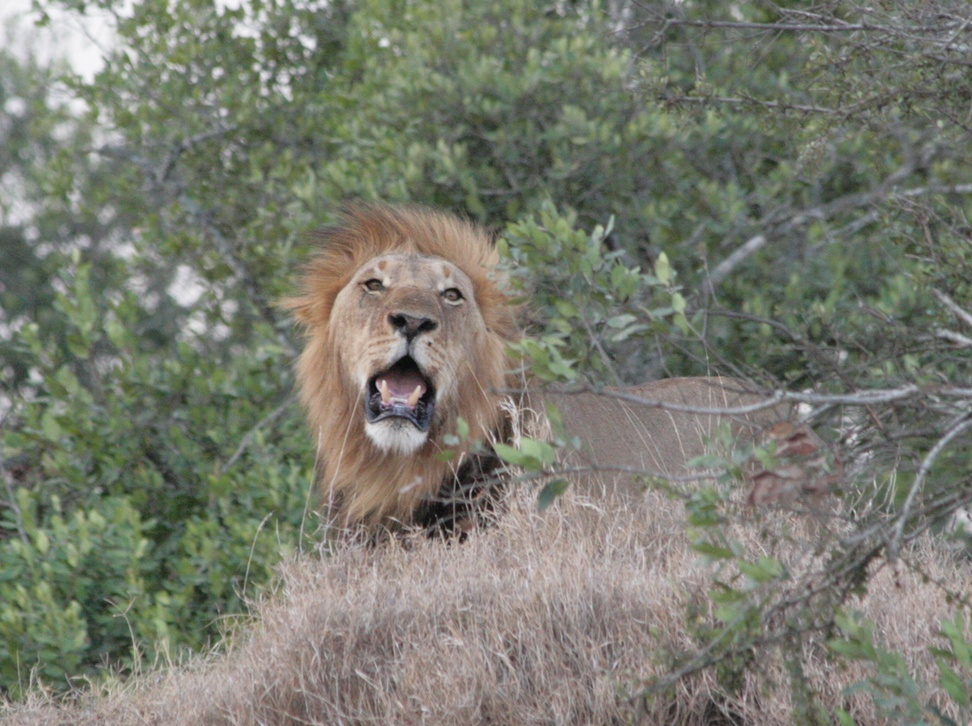
#> input picture lecture_exercise/lec02/lec02_code/kenya/IMG_1960.JPG, 972 x 726 px, shrunk from 2040 x 1523 before the run
$ python ex5_stretch_img.py kenya/IMG_1960.JPG 1.0
#> lines starting #> are read from the running program, lines starting #| are printed output that depends on the picture
"""
Author:   Chuck Stewart
Course:   CSCI 4270 and 6270
Lecture:  02
File:     ex5_stretch_img.py

Purpose: Linearly stretch the gray scale intensities of an input image
based on the cutoff fraction, f, provided on the command-line.  First
we find the maximum intensity --- call it g0 --- such that f of the
pixels have intensity less than or equal to g0.  Then we find the
minimum intensity --- call it g1 --- such that 1-f of the pixels in
the image have intensity greater than or equal to g1.  Then we map the
intensities as follows:

  . All intensities <= g0 are mapped to 0
  . All intensitiess >= g1 are mapped to 255
  . Intensities from g0 to g1 are linearly stretched into the range
    [0,255]

NumPy:  This demonstrates the use of NumPy histograms, cumulative
distributions, the where function, indexing with a boolean array, and
image arithmetic.
"""

import cv2
import numpy as np
from matplotlib import pyplot as plt
import sys


# [33 lines left out: function show_with_pixel_values, not called in this run]


if __name__ == "__main__":
    '''
    Now onto the real stuff.  First, check the command line arguments.
    '''
    if len(sys.argv) not in [3, 4]:
        print("Usage: %s image-file cutoff-frac [-v]" % sys.argv[0])
        sys.exit()

    '''
    Open and read the image.
    '''
    im = cv2.imread(sys.argv[1], cv2.IMREAD_GRAYSCALE)
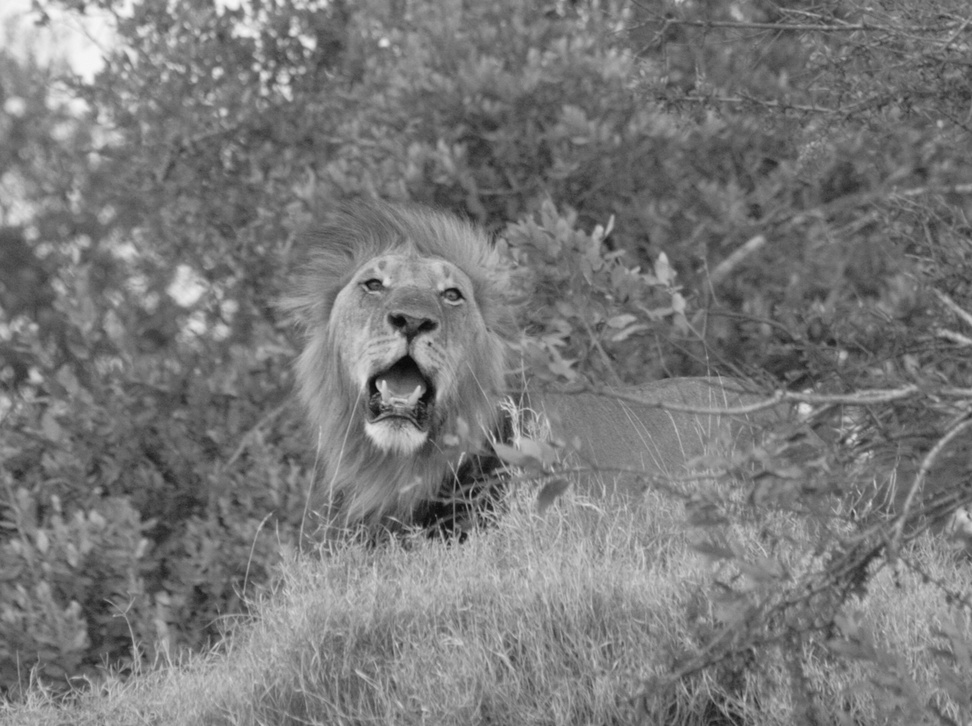
#> im: shape (726, 972); min 9, max 247, mean 120.9
    if im is None:
        print("Failed to open image", sys.argv[1])
        sys.exit()

    '''
    Get the cutoff fraction f and make sure it is in range (0,0.5)
    '''
    f = float(sys.argv[2])
    if f < 0.0 or f >= 0.5:
        print("The 2nd argument, the cutoff fraction, must be in [0, 0.5)")
        sys.exit()
#> (the program exits here)

$ run again, on lecture_exercise/lec02/lec02_code/kenya/DSC_0057.JPG
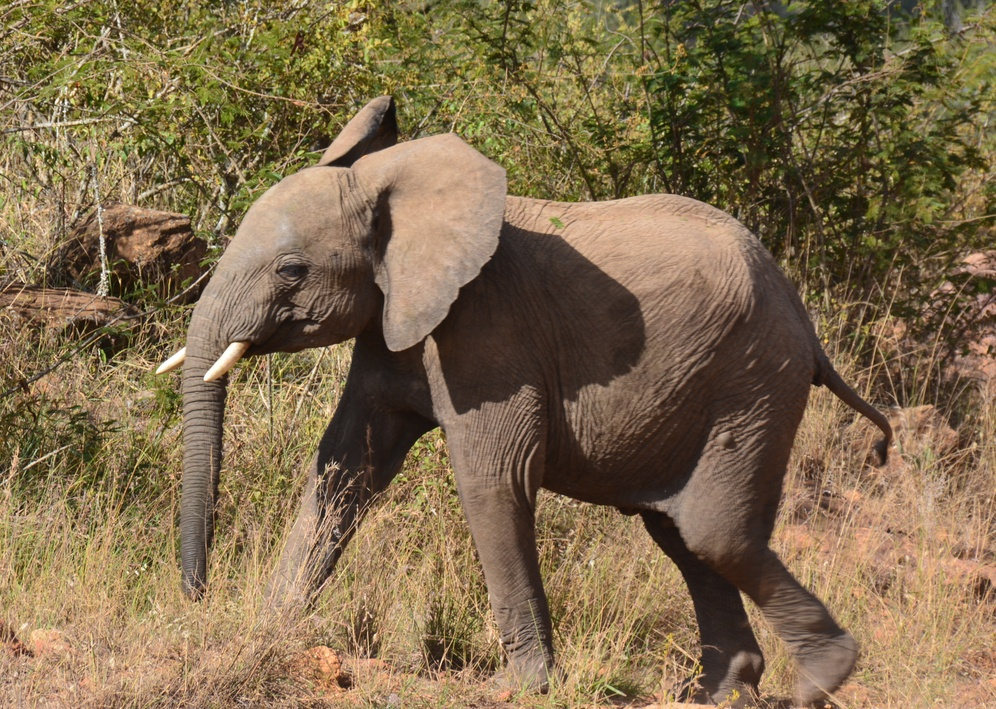
#> input picture lecture_exercise/lec02/lec02_code/kenya/DSC_0057.JPG, 996 x 709 px, shrunk from 4619 x 3287 before the run
#> `im = cv2.imread(sys.argv[1], cv2.IMREAD_GRAYSCALE)`:
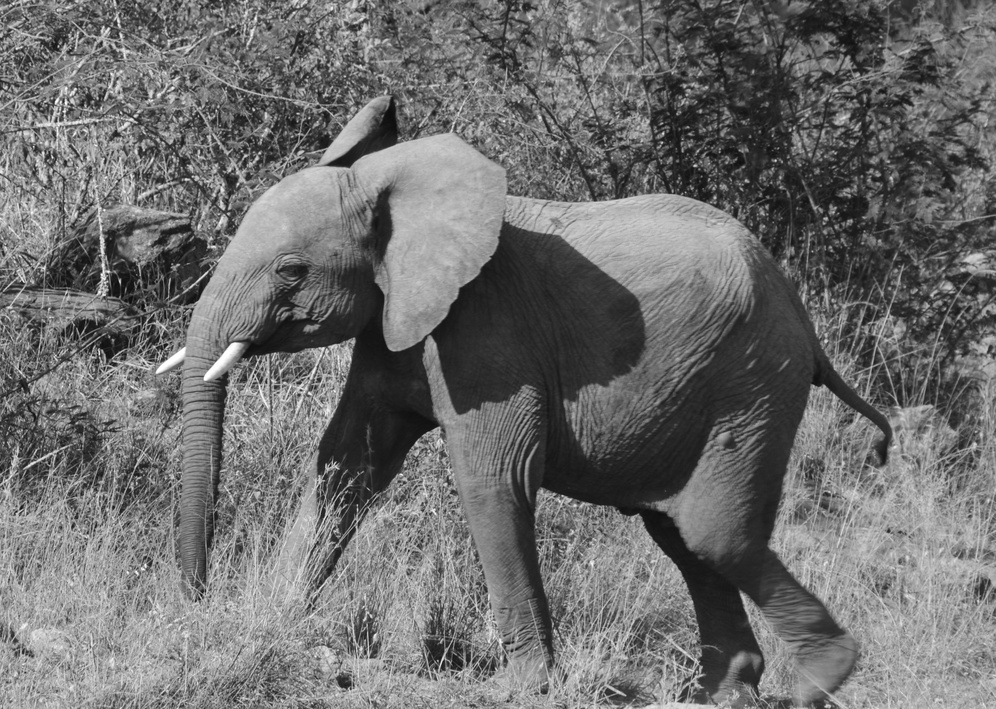
#> im: shape (709, 996); min 9, max 255, mean 110.1

$ run again, on lecture_exercise/lec02/lec02_code/kenya/DSC_0567.JPG
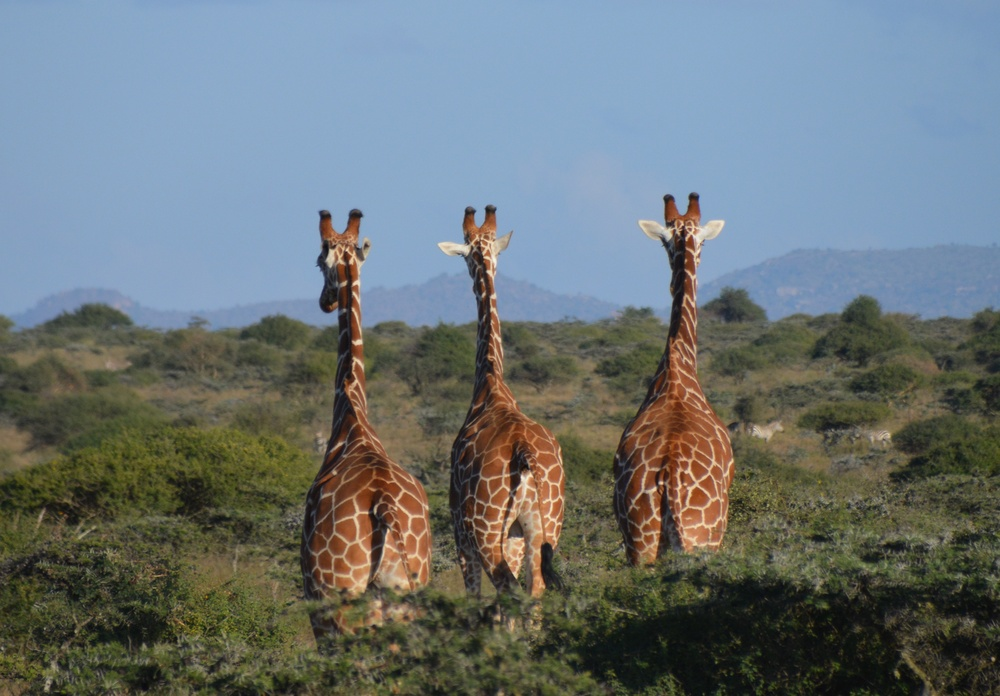
#> input picture lecture_exercise/lec02/lec02_code/kenya/DSC_0567.JPG, 1000 x 696 px, shrunk from 3733 x 2600 before the run
#> `im = cv2.imread(sys.argv[1], cv2.IMREAD_GRAYSCALE)`:
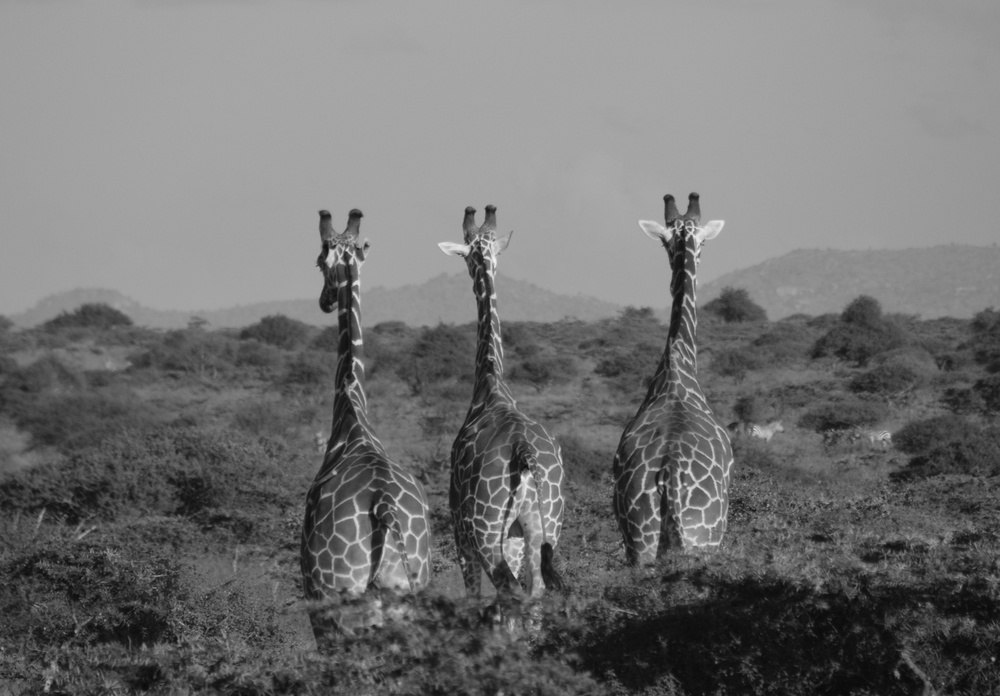
#> im: shape (696, 1000); min 8, max 243, mean 113.3

$ run again, on lecture_exercise/lec02/lec02_code/kenya/DSC_0602.JPG
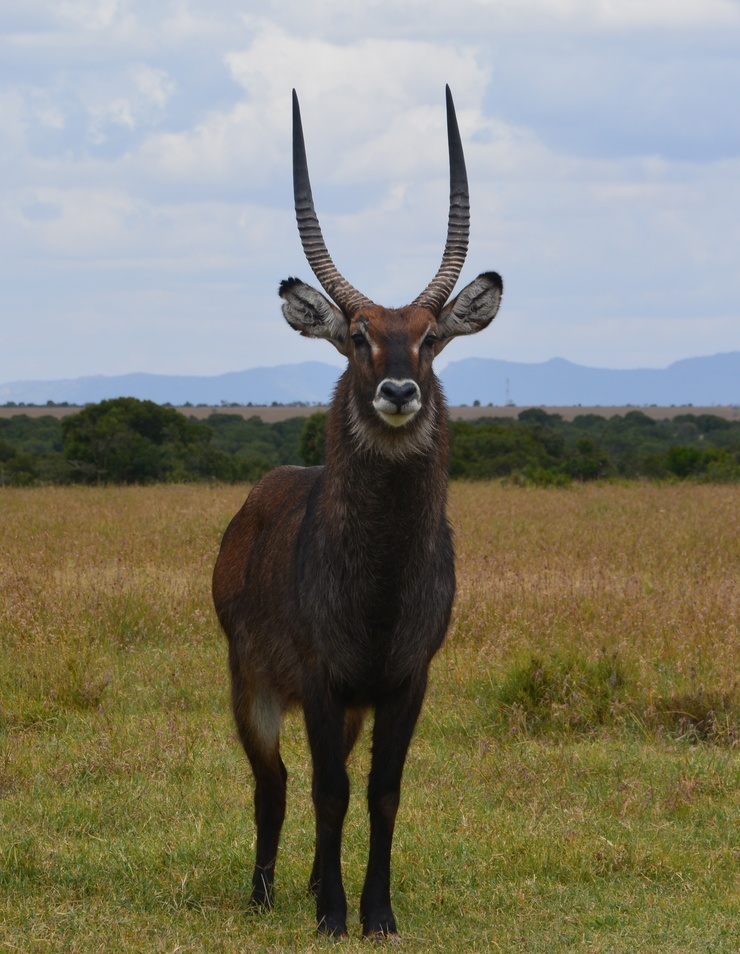
#> input picture lecture_exercise/lec02/lec02_code/kenya/DSC_0602.JPG, 740 x 954 px, shrunk from 2716 x 3501 before the run
#> `im = cv2.imread(sys.argv[1], cv2.IMREAD_GRAYSCALE)`:
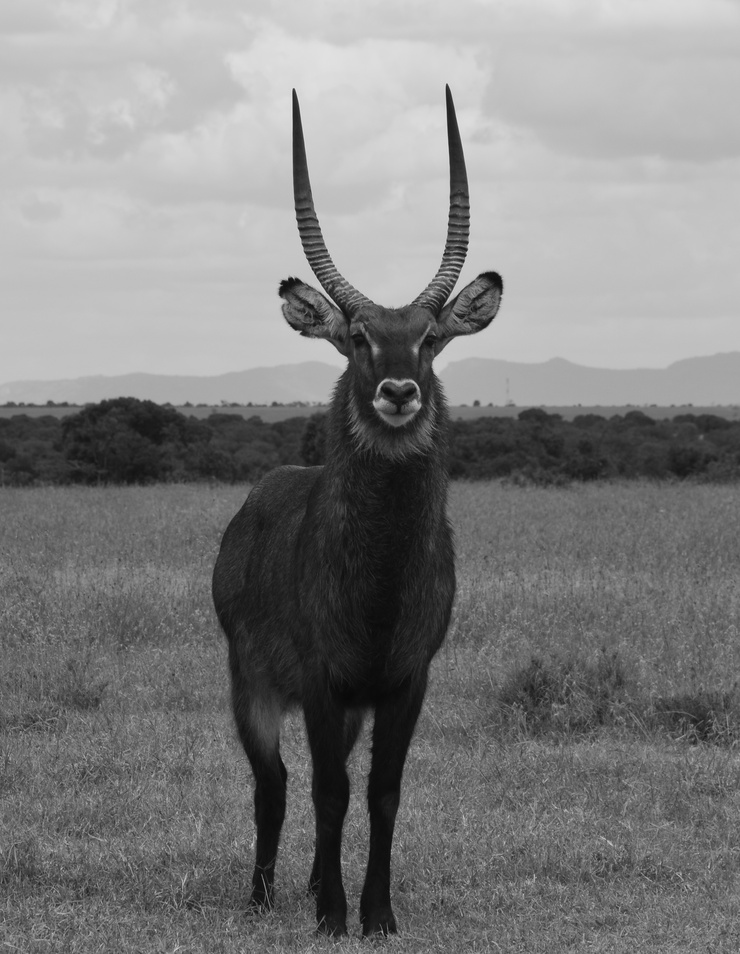
#> im: shape (954, 740); min 8, max 229, mean 127.3
